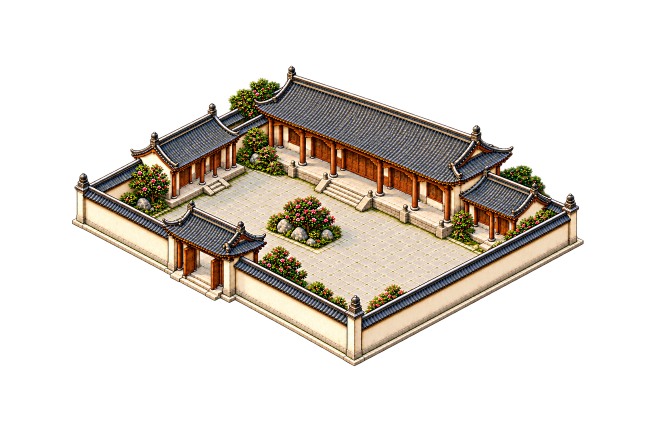
#> input picture assets/default/baseline/building-map/review3/before-bld_kit_song_dali_wangfu.png, 1312 x 864 px, given in place of gate_k4_candidate2.png, which was not available (shown at 1/2 size)
$ python normalize_gates.py
#> lines starting #> are read from the running program, lines starting #| are printed output that depends on the picture; pictures that were not available may be replaced by others from this repository, and a replacement may not be noted
from pathlib import Path
from PIL import Image,ImageDraw
import json,hashlib,datetime
P=Path(__file__).resolve().parent; base=P.parent
srcdir='/Users/bytedance/.codex/generated_images/01a0f474-2f2e-72b1-b434-61f8b19c12a6/'
config={4:([(117,831),(667,1118),(939,971)],[(260,906),(520,1041)],'exec-7d3fdeb9-f838-4fd0-aba2-bce615d76dbc.png',[0.53549,-0.53825]),6:([(121,831),(805,1179),(1077,1041)],[(252,901),(660,1105)],'exec-a18e1d37-93f5-4232-a7c5-f1f8ae4acf84.png',[0.52321,-0.50624])}
updates={}
for k,(corners,opening,original,fitted) in config.items():
 id=f'tex_town_qing_south_city_gate__k{k}_r000_v01';L,F,R=corners;front=F[0]-L[0];depth=R[0]-F[0]
 src=P/f'gate_k{k}_candidate2.png';im=Image.open(src).convert('RGBA');bbox=im.getchannel('A').point(lambda p:255 if p>=2 else 0).getbbox()
#> further down, im is the input picture: PIL image 1312x864 RGBA; mean R, G, B, A 47.2, 41.4, 34.2, 77.4
#> after `bbox = im.getchannel('A').point(lambda p: 255 if p >= 2 else 0).getbbo`: bbox = (142, 130, 1168, 734)
 crop=[max(0,bbox[0]-2),max(0,bbox[1]-2),min(im.width,bbox[2]+2),min(im.height,bbox[3]+2)];scale=(k+4)*32/front;cut=im.crop(crop)
#> after `crop = [max(0, bbox[0] - 2), max(0, bbox[1] - 2), min(im.width, bbox[2`: crop = [140, 128, 1170, 736]
#> after `cut = im.crop(crop)`:
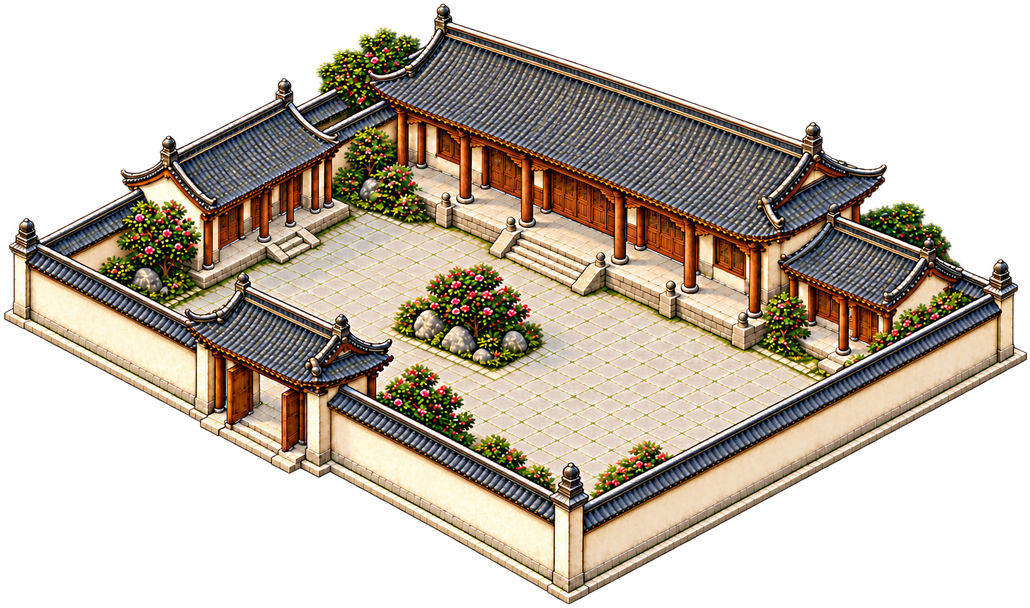
#> cut: PIL image 1030x608 RGBA; mean R, G, B, A 85.4, 75, 61.9, 140.1; transparent parts drawn white
 cut=cut.resize((round(cut.width*scale),round(cut.height*scale)),Image.Resampling.LANCZOS);out=Image.new('RGBA',(cut.width+32,cut.height+32));out.paste(cut,(16,16));dest=base/(id+'.png');out.save(dest)
#> after `cut = cut.resize((round(cut.width * scale), round(cut.height * scale))`:
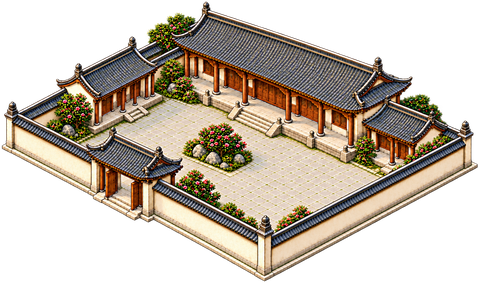
#> cut: PIL image 479x283 RGBA; mean R, G, B, A 85.4, 75, 62, 140.1; transparent parts drawn white
#> after `out = Image.new('RGBA', (cut.width + 32, cut.height + 32))`: out: PIL image 511x315 RGBA; every value is 0
#> after `out.paste(cut, (16, 16))`:
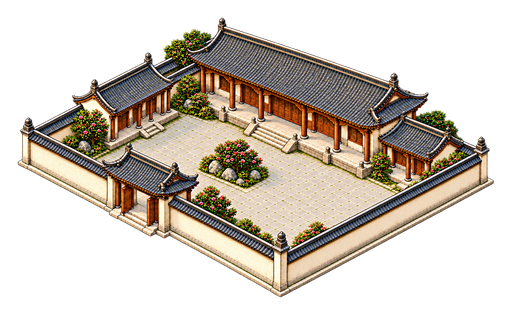
#> out: PIL image 511x315 RGBA; mean R, G, B, A 71.9, 63.2, 52.2, 118; transparent parts drawn white
 conv=lambda p:[round((p[0]-crop[0])*scale+16,4),round((p[1]-crop[1])*scale+16,4)]
 center=[(L[i]+R[i])/2 for i in range(2)];anchor=conv(center);w=k+4;dx=w*16;dy=w*8
 target=[[anchor[0]-dx-64,anchor[1]-dy+32],[anchor[0]+dx-64,anchor[1]+dy+32],[anchor[0]+dx+64,anchor[1]+dy-32],[anchor[0]-dx+64,anchor[1]-dy-32]]
 slopes=[(F[1]-L[1])/front,(R[1]-F[1])/depth];ratio=front/depth;passage=w*(opening[1][0]-opening[0][0])/front;deep=w*depth/front
 qa={'source_corners_px':dict(zip(['left','front','right'],corners)),'source_passage_endpoints_px':opening,'source_axis_slopes':slopes,'source_edge_fit_slopes':fitted,'axis_tolerance':0.03,'axis_pass':all(abs(abs(s)-.5)<=.03 for s in slopes+fitted),'source_width_depth_ratio':ratio,'expected_width_depth_ratio':w/4,'ratio_relative_error':abs(ratio/(w/4)-1),'ratio_pass':abs(ratio/(w/4)-1)<=.05,'measured_depth_cells_front_calibrated':deep,'measured_passage_cells_front_calibrated':passage,'measurement_uncertainty_source_px':5,'gate_dimensions_within_endpoint_uncertainty':k==6,'strict_gate_contract_pass':k==6,'note':'实测alpha>=128的基脚轮廓与目视同正面孔脚；k6数值与4/6格目标在±5源px取点误差内，仍不代表运行时像素碰撞对格通过。k4净宽与轴斜率未达。'}
#> (the run stopped early here; a loop or call above may not have finished)
